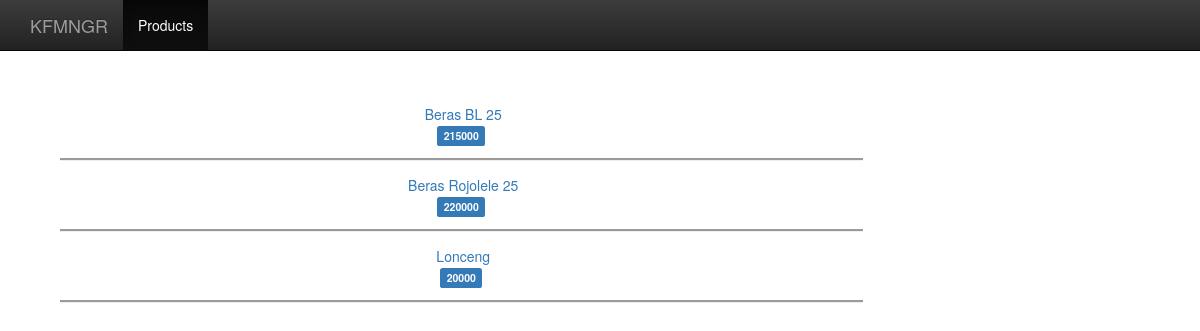
Page /product/ on the earlier database version.
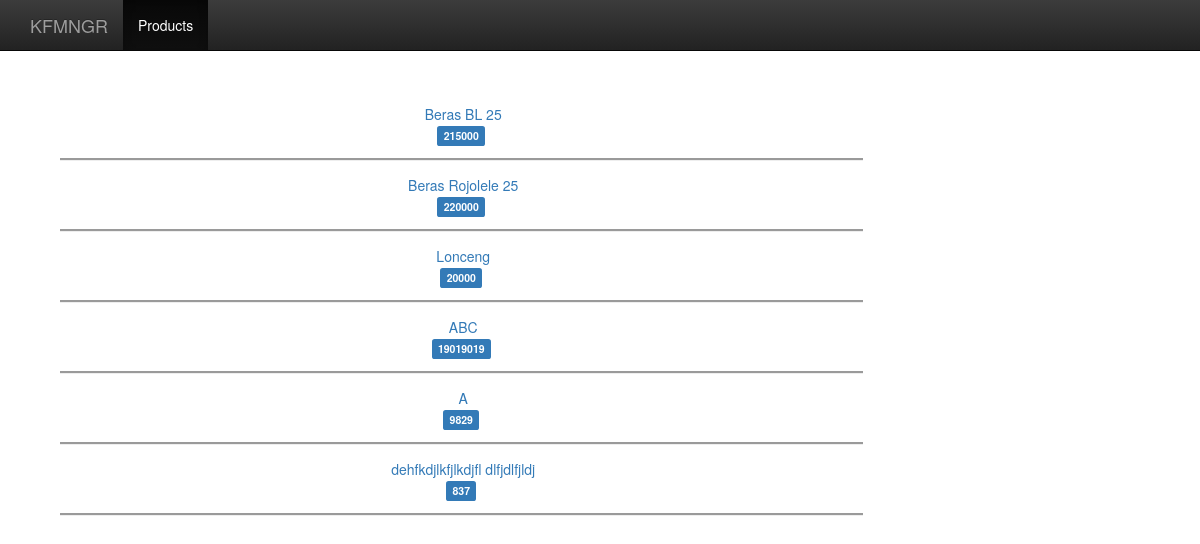
Same page on the later database version.
### products/models.py (models this page shows, shortened)
class Product(models.Model):
    name = models.CharField(max_length=100)
    price = models.IntegerField(default=0)
    detail = models.CharField(max_length=100)
    weight = models.IntegerField(default=0)
    sku = models.CharField(blank=True, null=True, max_length=10)
    stock = models.IntegerField(default=0)
    created_at = models.DateTimeField(auto_now_add = True, auto_now = False)
    updated_at = models.DateTimeField(auto_now_add = False, auto_now = True)
    @staticmethod
    def get_all_products():
        return Product.objects.all()

### products/views.py (the view)
# urls.py: url(r'^product/$', products, name='products'),
def products(request):
    products = Product.get_all_products()
    return render(request, 'products.html', {'products': products})

### products/templates/products.html (shortened to what this page needs)
{% extends 'base.html' %}
{% block content %}
<div class="col-md-9">
  {% for product in products %}
    <div class="col-xs-12" style="border-bottom:groove; padding: 1em;">
      <a href="/product/{{product.id}}">{{product.name}}</a><br>
      <label class="label label-primary">{{product.price}}</label>
    </div>
  {% endfor %}
</div>
{% endblock %}

Differences in the rows shown:
added Product: name "ABC", price "19019019"
added Product: name "A", price "9829"
added Product: name "dehfkdjlkfjlkdjfl dlfjdlfjldj", price "837"
